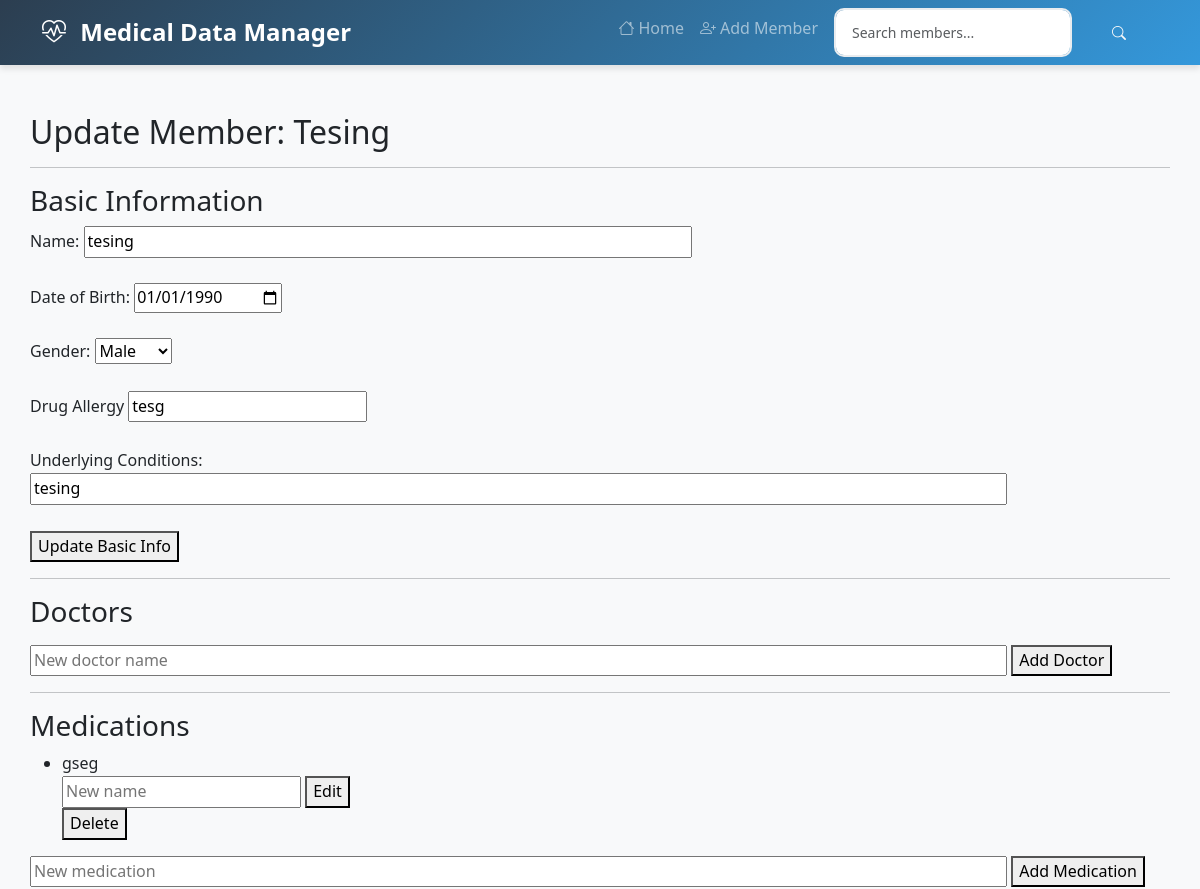
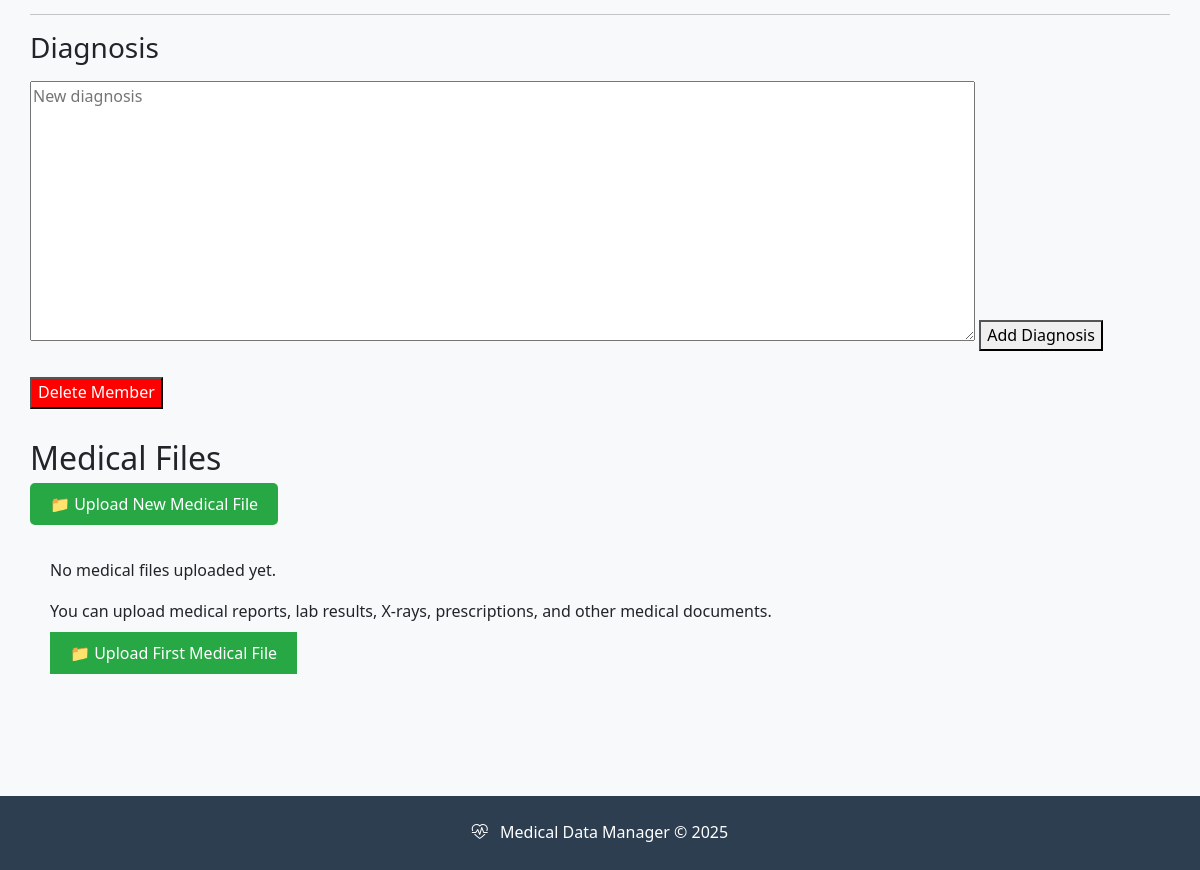
The app's page /update-member/0KTGXP with its own data (2 pictures, top to bottom).
### app.py (models this page shows, shortened)
class Member(db.Model):
    id = db.Column(db.Integer, primary_key=True)
    member_id = db.Column(db.String(6), unique=True, nullable=False)
    name = db.Column(db.String(100), nullable=False)
    date_of_birth = db.Column(db.Date, nullable=False)
    age = db.Column(db.Integer)
    gender = db.Column(db.String(10), nullable=False)
    underlying = db.Column(db.String(200), nullable=False, default='')
    drug_allergy = db.Column(db.String(200), nullable=False, default='')
    created_at = db.Column(db.DateTime, default=datetime.now)
    updated_at = db.Column(db.DateTime, default=datetime.now)
    doctors = db.relationship("Doctor", backref='member', lazy=True, cascade='all,delete-orphan')
    medications = db.relationship('Medication', backref='member', lazy=True, cascade="all,delete-orphan")
    diagnoses = db.relationship("Diagnosis", backref='member', lazy=True, cascade="all,delete-orphan")
    medical_files = db.relationship('MedicalFile', backref='member', lazy=True, cascade='all,delete-orphan')

class Medication(db.Model):
    id=db.Column(db.Integer,primary_key=True)
    name=db.Column(db.String(100),nullable=False)
    member_id=db.Column(db.Integer,db.ForeignKey('member.id'),nullable=False)

### app.py (the view, shortened to what this page needs)
@app.route('/update-member/<member_id>', methods=['GET','POST'])
def update_member(member_id):
    member=Member.query.filter_by(member_id=member_id).first()
    if not member:
        flash("Member not found","error")
        return redirect(url_for('home'))
    return render_template('update-member.html',member=member)

### templates/update-member.html (shortened to what this page needs)
{% extends "base.html" %}
{% block content %}
<h2>Update Member: {{ member.name|capitalize }}</h2>
<hr>
<h3>Basic Information</h3>
<form method="POST">
    <label>Name:</label>
    <input type="text" name="name" value="{{ member.name }}" size="60"><br><br>
    <label>Date of Birth:</label>
    <input type="date" name="date_of_birth" value="{{ member.date_of_birth }}"><br><br>
    <label>Gender:</label>
    <select name="gender">
        <option value="Male" {% if member.gender == 'Male' %}selected{% endif %}>Male</option>
    </select><br><br>
    <label>Drug Allergy</label>
    <input type="text" name="drug_allergy" value="{{ member.drug_allergy }}"><br><br>
    <label>Underlying Conditions:</label>
    <input type="text"  name="underlying" value="{{ member.underlying }}" size="100"><br><br>
    <button type="submit">Update Basic Info</button>
</form>
<hr>
<h3>Doctors</h3>
<form method="POST">
    <input type="text" name="new_doctor" placeholder="New doctor name" size="100">
    <button>Add Doctor</button>
</form>
<hr>
<h3>Medications</h3>
<ul>
{% for med in member.medications %}
    <li>
        {{ med.name }}
        <form action="{{ url_for('update_member', member_id=member.member_id) }}" method="POST" onsubmit="return confirm('Confirm EDIT??');">
            <input type="text" name="medication_new_name" placeholder="New name">
            <button type="submit">Edit</button>
        </form>
        <form action="{{ url_for('update_member', member_id=member.member_id) }}" method="POST" onsubmit="return confirm('Are you sure you want to delete this item?');">
            <button type="submit">Delete</button>
        </form>
    </li>
{% endfor %}
</ul>
<form method="POST">
    <input type="text" name="new_medication" placeholder="New medication" size="100">
    <button type="submit">Add Medication</button>
</form>
<hr>
<h3>Diagnosis</h3>
<form method="POST">
    <textarea name="new_diagnosis" placeholder="New diagnosis" cols='100' rows='10'></textarea>
    <button type="submit">Add Diagnosis</button>
</form><br>
<form action="{{ url_for('delete_member', member_id=member.member_id) }}" method="POST" onsubmit="return confirm('CONFIRMATION:Are you sure you want to delete this member?');">
    <button type="submit" style="background:red; color:white;">Delete Member</button>
</form>
        <div style="margin: 30px 0;">
            <h2>Medical Files</h2>
            <div style="margin: 15px 0;">
                <a href="{{ url_for('upload_file', member_id=member.member_id) }}"
                   style="padding: 10px 20px; background-color: #28a745; color: white; text-decoration: none; border-radius: 5px;">
                    📁 Upload New Medical File
                </a>
            </div>
            {% if member.medical_files %}
                <table border="1" style="width: 100%; border-collapse: collapse; margin: 20px 0;">
                    <thead>
                        <tr style="background-color: #f8f9fa;">
                            <th style="padding: 10px; text-align: left;">File Name</th>
                            <th style="padding: 10px; text-align: left;">Description</th>
                            <th style="padding: 10px; text-align: left;">Upload Date</th>
                            <th style="padding: 10px; text-align: left;">File Size</th>
                            <th style="padding: 10px; text-align: left;">Actions</th>
                        </tr>
                    </thead>
                    <tbody>
                        {% for file in member.medical_files %}
                            <tr>
                                <td style="padding: 10px;">
                                    <strong>{{ file.filename }}</strong>
                                </td>
                                <td style="padding: 10px;">{{ file.description if file.description else 'No description' }}</td>
                                <td style="padding: 10px;">{{ file.uploaded_at.strftime('%b %d, %Y at %I:%M %p') }}</td>
                                <td style="padding: 10px;">
                                    {% if file.file_size %}
                                        {% if file.file_size < 1024 %}
                                            {{ file.file_size }} bytes
                                        {% elif file.file_size < 1048576 %}
                                            {{ "%.1f"|format(file.file_size/1024) }} KB
                                        {% else %}
                                            {{ "%.1f"|format(file.file_size/1048576) }} MB
                                        {% endif %}
                                    {% else %}
                                        Unknown
                                    {% endif %}
                                </td>
                                <td style="padding: 10px;">
                                    <a href="{{ url_for('download_file', file_id=file.id) }}"
                                       style="padding: 5px 10px; background-color: #007bff; color: white; text-decoration: none; margin-right: 5px;">
                                        📥 Download
                                    </a>
                                    <form method="POST"
                                          action="{{ url_for('delete_file', file_id=file.id) }}"
                                          style="display: inline;"
                                          onsubmit="return confirm('Are you sure you want to delete this file?')">
                                        <button type="submit"
                                                style="padding: 5px 10px; background-color: #dc3545; color: white; border: none; cursor: pointer;">
                                            🗑️ Delete
                                        </button>
                                    </form>
                                </td>
                            </tr>
                        {% endfor %}
                    </tbody>
                </table>
                <p><strong>Total files:</strong> {{ member.medical_files|length }}</p>
            {% else %}
                <div style="padding: 20px; background-color: #f8f9fa; margin: 20px 0;">
                    <p>No medical files uploaded yet.</p>
                    <p>You can upload medical reports, lab results, X-rays, prescriptions, and other medical documents.</p>
                    <a href="{{ url_for('upload_file', member_id=member.member_id) }}"
                       style="padding: 10px 20px; background-color: #28a745; color: white; text-decoration: none;">
                        📁 Upload First Medical File
                    </a>
                </div>
            {% endif %}
        </div>
{% endblock %}

### static/css/style.css (style rules this page uses)
:root { --primary-color: #2c3e50; --secondary-color: #3498db; --success-color: #27ae60; --warning-color: #f39c12; --danger-color: #e74c3c; --light-bg: #f8f9fa; --card-shadow: 0 4px 6px rgba(0, 0, 0, 0.1); }
body { background-color: var(--light-bg); font-family: 'Segoe UI', Tahoma, Geneva, Verdana, sans-serif; line-height: 1.6; }

### records on screen
Member: name "Tesing", name "tesing", date_of_birth "01/01/1990", gender "Male", drug_allergy "tesg", underlying "tesing"
Medication: name "gseg"
